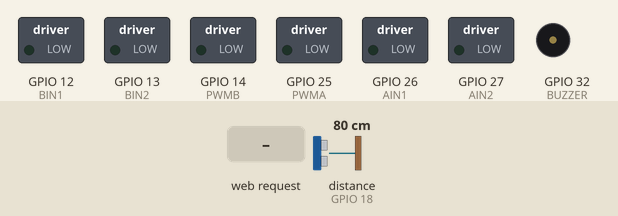
Simulated run of this sketch. Board: ESP32. Shown: switched loads named in the sketch (green lamp = pin HIGH), buzzer (waves = sounding). Inputs (shaded band) come from the test bench; at power-on: distance to the obstacle (sensor on GPIO 18) 80 cm. The echo pulse lasts 58.3 µs per cm; pins used as bus, display or sensor lines are not drawn.

Above: at 1.2 s.
1.3 s: HTTP request GET /start received
At 1.9 s:
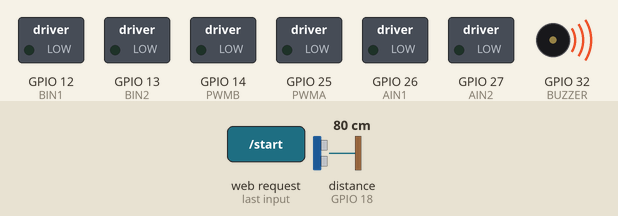
4.0 s: HTTP request GET /imu received
At 4.8 s:
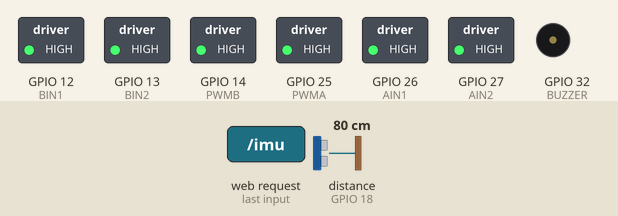
5.5 s: distance to the obstacle (sensor on GPIO 18) set to 22 cm
7.0 s: distance to the obstacle (sensor on GPIO 18) set to 18 cm
At 7.07 s:
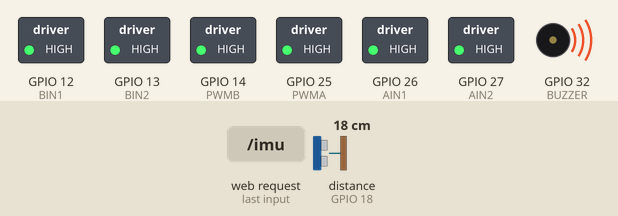
10.0 s: HTTP request GET /imu?pitch=120 received
At 12.96 s:
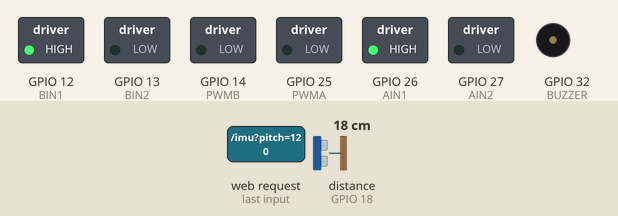
13.0 s: HTTP request GET /imu?pitch=120&roll=120 received
At 13.12 s:
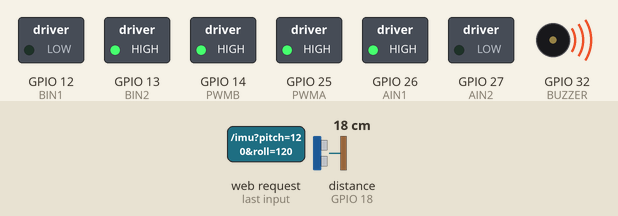
Timing chart, 0 to 17.0 s (numbered marks = the images above; inputs shaded):
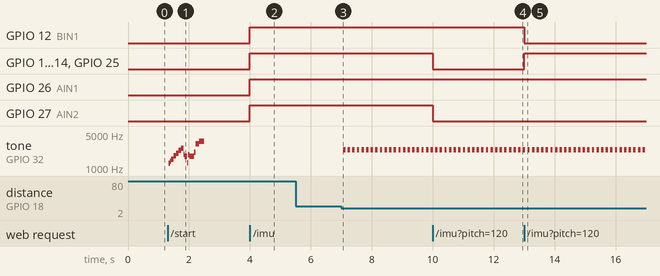

The sketch:

ESP32_PHONE_IMU_CART.ino
```cpp
#include <WiFi.h>
#include <WebServer.h>

// ================= WIFI =================
const char* ssid = "ESP_CART";
const char* password = "12345678";
WebServer server(80);

// ================= MOTOR =================
#define AIN1 26
#define AIN2 27
#define PWMA 25
#define BIN1 12
#define BIN2 13
#define PWMB 14

// ================= ULTRASONIC =================
#define TRIG 5
#define ECHO 18

// ================= BUZZER =================
#define BUZZER 32

// ================= GLOBALS =================

bool engineSoundDone = false;

float pitch=0, roll=0;
bool carEnabled=false;

int distance=999;

// ===== SPEED SMOOTHING =====
int currentSpeed = 0;
int targetSpeed = 0;

// ===== TIMERS =====
unsigned long lastSensor=0;
unsigned long lastBeep=0;
unsigned long lastRamp=0;

// ===== SOUND FLAGS =====
bool playEngineSound = false;
bool enginePlaying = false;
bool closeAlertActive = false;

// ================= ENGINE SOUND =================
void beep(int freq, int duration_ms) {
  int delayTime = 1000000 / freq / 2;
  int cycles = freq * duration_ms / 1000;

  for (int i = 0; i < cycles; i++) {
    digitalWrite(BUZZER, HIGH);
    delayMicroseconds(delayTime);
    digitalWrite(BUZZER, LOW);
    delayMicroseconds(delayTime);
  }
}

void engineStartSound() {
  for (int f = 1200; f <= 2800; f += 40) {
    beep(f, 12);
  }
  for (int i = 0; i < 15; i++) {
    beep(2600, 15);
    delay(10);
  }
  beep(3200, 100);
  delay(40);
  beep(3600, 120);
}

// ================= WEB UI (UNCHANGED) =================
const char webpage[] PROGMEM = R"rawliteral(
<!DOCTYPE html>

<html>
<head>
<meta name="viewport" content="width=device-width, initial-scale=1.0, user-scalable=no">
<title>ESP32 SMART DRIVE</title>

<style>
body{
  background:#0f0f14;
  font-family:Arial;
  color:white;
  text-align:center;
  margin:0;
}

h2{margin:12px 0;font-size:20px;letter-spacing:1px;}

.panel{
  background:#1b1b25;
  padding:20px;
  border-radius:20px;
  width:92%;
  max-width:400px;
  margin:auto;
  box-shadow:0 0 25px rgba(0,0,0,0.6);
}

#startStop{
  width:100%;
  padding:18px;
  font-size:18px;
  border:none;
  border-radius:14px;
  background:#00c853;
  color:white;
  font-weight:bold;
  margin-bottom:15px;
}

.controls{display:flex;gap:10px;margin-bottom:15px;}

button{
  flex:1;
  padding:16px;
  font-size:16px;
  border:none;
  border-radius:12px;
  font-weight:bold;
}

button:active{transform:scale(0.93);opacity:0.8;}

#brake{background:#ff0000;color:white;}
#horn{background:#ffd600;color:white;}

.data{font-size:16px;margin:10px 0;}

.distance{
  font-size:32px;
  font-weight:bold;
  color:#00e5ff;
  margin:10px 0;
}

.status{
  font-size:18px;
  font-weight:bold;
}
</style>
</head>

<body>

<h2>ESP32 SMART DRIVE</h2>

<div class="panel">

<button id="startStop" onclick="toggleCar()">START</button>

<div class="controls">
  <button id="brake" onclick="brake()">BRAKE</button>
  <button id="horn" onclick="horn()">HORN</button>
</div>

<div class="data">
Pitch: <span id="pitch">0</span><br>
Roll: <span id="roll">0</span>
</div>

<div class="distance" id="distance">-- cm</div>

<div class="status" id="distStatus">SAFE</div>

</div>

<script>

let running=false;

function toggleCar(){
  if(!running){
    fetch("/start");
    document.getElementById("startStop").innerText="STOP";
    document.getElementById("startStop").style.background="#d50000";
  }else{
    fetch("/stop");
    document.getElementById("startStop").innerText="START";
    document.getElementById("startStop").style.background="#00c853";
  }
  running=!running;
}

function brake(){ fetch("/brake"); }
function horn(){ fetch("/horn"); }

if(window.DeviceOrientationEvent){
  window.addEventListener('deviceorientation',function(event){
    let pitch=event.beta||0;
    let roll=event.gamma||0;

    document.getElementById("pitch").innerText=pitch.toFixed(1);
    document.getElementById("roll").innerText=roll.toFixed(1);

    fetch(`/imu?pitch=${pitch}&roll=${roll}`);
  });
}

setInterval(()=>{
  fetch("/distance")
  .then(res=>res.json())
  .then(data=>{
    document.getElementById("distance").innerText = data.distance + " cm";

    let status="SAFE";
    let color="#00e676";

    if(data.distance<5){
      status="STOP!";
      color="#ff1744";
    }
    else if(data.distance<20){
      status="WARNING";
      color="#ff9100";
    }

    document.getElementById("distStatus").innerText=status;
    document.getElementById("distStatus").style.color=color;
  });
},200);

</script>
</body>
</html>
)rawliteral";

// ================= SETUP =================
void setup(){

  pinMode(AIN1,OUTPUT); pinMode(AIN2,OUTPUT);
  pinMode(BIN1,OUTPUT); pinMode(BIN2,OUTPUT);
  pinMode(PWMA,OUTPUT); pinMode(PWMB,OUTPUT);

  pinMode(TRIG,OUTPUT);
  pinMode(ECHO,INPUT);
  pinMode(BUZZER,OUTPUT);

  WiFi.softAP(ssid,password);

  server.on("/", [](){ server.send_P(200,"text/html",webpage); });

  server.on("/imu", [](){
    if(!carEnabled) return server.send(200,"text/plain","OFF");
    pitch=server.arg("pitch").toFloat();
    roll=server.arg("roll").toFloat();
    updateMotors();
    server.send(200,"text/plain","OK");
  });

  server.on("/distance", [](){
    server.send(200,"application/json","{\"distance\":"+String(distance)+"}");
  });

  // ===== In /start handler =====
server.on("/start", [](){
  carEnabled=true;
  playEngineSound=true;
  engineSoundDone=false;  // ADD THIS LINE
  server.send(200,"text/plain","STARTED");
});


  server.on("/stop", [](){
    carEnabled=false;
    applyBrake();
    noTone(BUZZER);
    server.send(200,"text/plain","STOPPED");
  });

  server.on("/brake", [](){
    applyBrake();
    server.send(200,"text/plain","BRAKE");
  });

  server.on("/horn", [](){
    if(!enginePlaying) tone(BUZZER,800,200);
    server.send(200,"text/plain","HORN");
  });

  server.begin();
}

// ================= LOOP =================
void loop(){

  server.handleClient();

  // ===== ENGINE SOUND SAFE =====
  // ===== In loop(), modify the ENGINE SOUND section =====
if(playEngineSound){
  enginePlaying = true;
  engineStartSound();
  enginePlaying = false;
  playEngineSound = false;
  engineSoundDone = true;  // ADD THIS LINE
}


  // ===== SENSOR =====
  // ===== In loop(), modify the SENSOR section =====
// ===== SENSOR =====
if(engineSoundDone && millis()-lastSensor>80){  // ADD engineSoundDone check
  lastSensor=millis();
  distance=getDistance();
}


  if(!carEnabled) return;

  // ===== OBSTACLE FIX (SAFE ESCAPE) =====
  if(distance < 5){

    if(!closeAlertActive){
      if(!enginePlaying) tone(BUZZER,3000);
      closeAlertActive = true;
    }

    // SAFE REVERSE via normal motor system
    targetSpeed = -120;
    return;

  } else {

    if(closeAlertActive){
      noTone(BUZZER);
      closeAlertActive = false;
    }
  }

  // ===== WARNING =====
  if(distance<20 && millis()-lastBeep>150){
    lastBeep=millis();
    if(!enginePlaying)
      tone(BUZZER,map(distance,5,40,3000,1200),80);
  }

  // ===== SPEED RAMP =====
  if(millis()-lastRamp>20){
    lastRamp=millis();

    if(currentSpeed < targetSpeed) currentSpeed+=5;
    else if(currentSpeed > targetSpeed) currentSpeed-=10;
  }
}

// ================= MOTOR =================
void updateMotors(){

  int threshold=8;

  if(abs(pitch)<threshold){
    targetSpeed=0;
    applyBrake();
    return;
  }

  targetSpeed = map(abs(pitch),0,60,120,255);

  int speed = currentSpeed;
  bool forward = pitch > 0;

  int turn = map(abs(roll),0,45,0,255);

  int left=speed, right=speed;

  if(abs(roll)>threshold){
    if(roll>0){
      right -= turn;
      if(turn>150) right = -speed;
    }else{
      left -= turn;
      if(turn>150) left = -speed;
    }
  }

  auto drive=[&](int in1,int in2,int val){
    if(val>=0){
      digitalWrite(in1,HIGH);
      digitalWrite(in2,LOW);
    }else{
      digitalWrite(in1,LOW);
      digitalWrite(in2,HIGH);
      val=-val;
    }
    return constrain(val,0,255);
  };

  int l = drive(AIN1,AIN2, forward?left:-left);
  int r = drive(BIN1,BIN2, forward?right:-right);

  analogWrite(PWMA,l);
  analogWrite(PWMB,r);
}

// ================= BRAKE =================
void applyBrake(){
  digitalWrite(AIN1,HIGH);
  digitalWrite(AIN2,HIGH);
  digitalWrite(BIN1,HIGH);
  digitalWrite(BIN2,HIGH);

  analogWrite(PWMA,255);
  analogWrite(PWMB,255);

  currentSpeed=0;
  targetSpeed=0;
}

// ================= ULTRASONIC =================
int getDistance(){

  digitalWrite(TRIG,LOW);
  delayMicroseconds(2);

  digitalWrite(TRIG,HIGH);
  delayMicroseconds(10);
  digitalWrite(TRIG,LOW);

  long d=pulseIn(ECHO,HIGH,20000);
  if(d==0) return 999;

  int cm=d*0.034/2;
  return (cm>400||cm<=0)?999:cm;
}
```

Measured:
- the behaviour switches between 21 and 20 cm on distance to the obstacle (sensor on GPIO 18) (found by bisection; images 2 and 3)
- after the input at 1.3 s, tone on GPIO 32 (BUZZER): plays 1244 Hz for 0.04 s, 1377 Hz for 0.04 s, 1514 Hz for 0.08 s, 1775 Hz for 0.08 s, 2033 Hz for 0.08 s, 2297 Hz for 0.08 s … (15 notes in this stretch), starting at once
- after the input at 4.0 s, GPIO 12 (BIN1), GPIO 13 (BIN2), GPIO 14 (PWMB), GPIO 25 (PWMA), GPIO 26 (AIN1), GPIO 27 (AIN2): LOW → HIGH at once
- after the input at 5.5 s, every drawn part: stays the same
- after the input at 7.0 s, tone on GPIO 32 (BUZZER): alternates 2383 Hz for 0.08 s and silent for 0.07 s, starting after 0.06 s
- after the input at 10.0 s, GPIO 13 (BIN2), GPIO 14 (PWMB), GPIO 25 (PWMA), GPIO 27 (AIN2): HIGH → LOW at once
- after the input at 13.0 s, GPIO 12 (BIN1): HIGH → LOW at once; GPIO 13 (BIN2), GPIO 14 (PWMB), GPIO 25 (PWMA): LOW → HIGH at once
